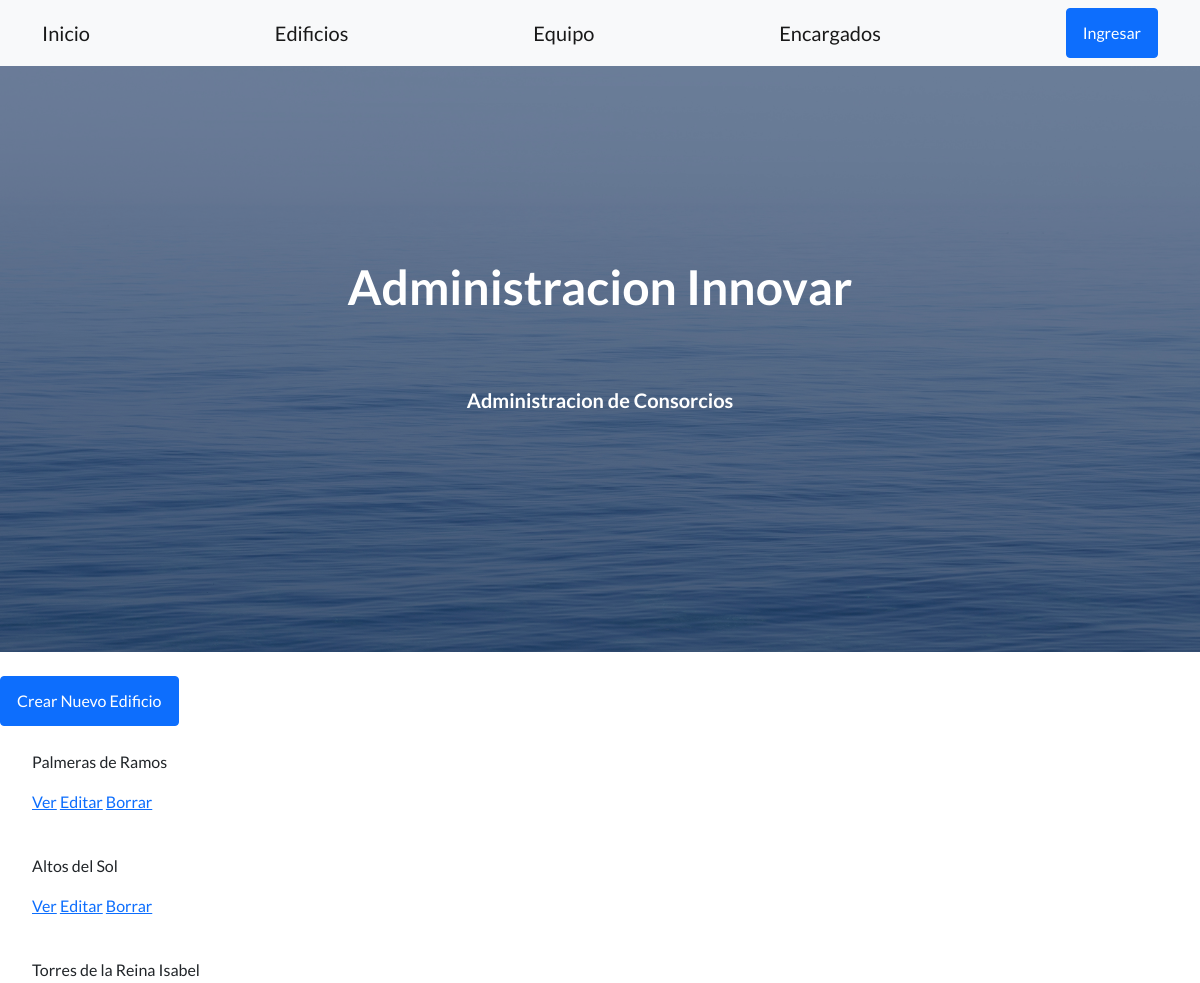
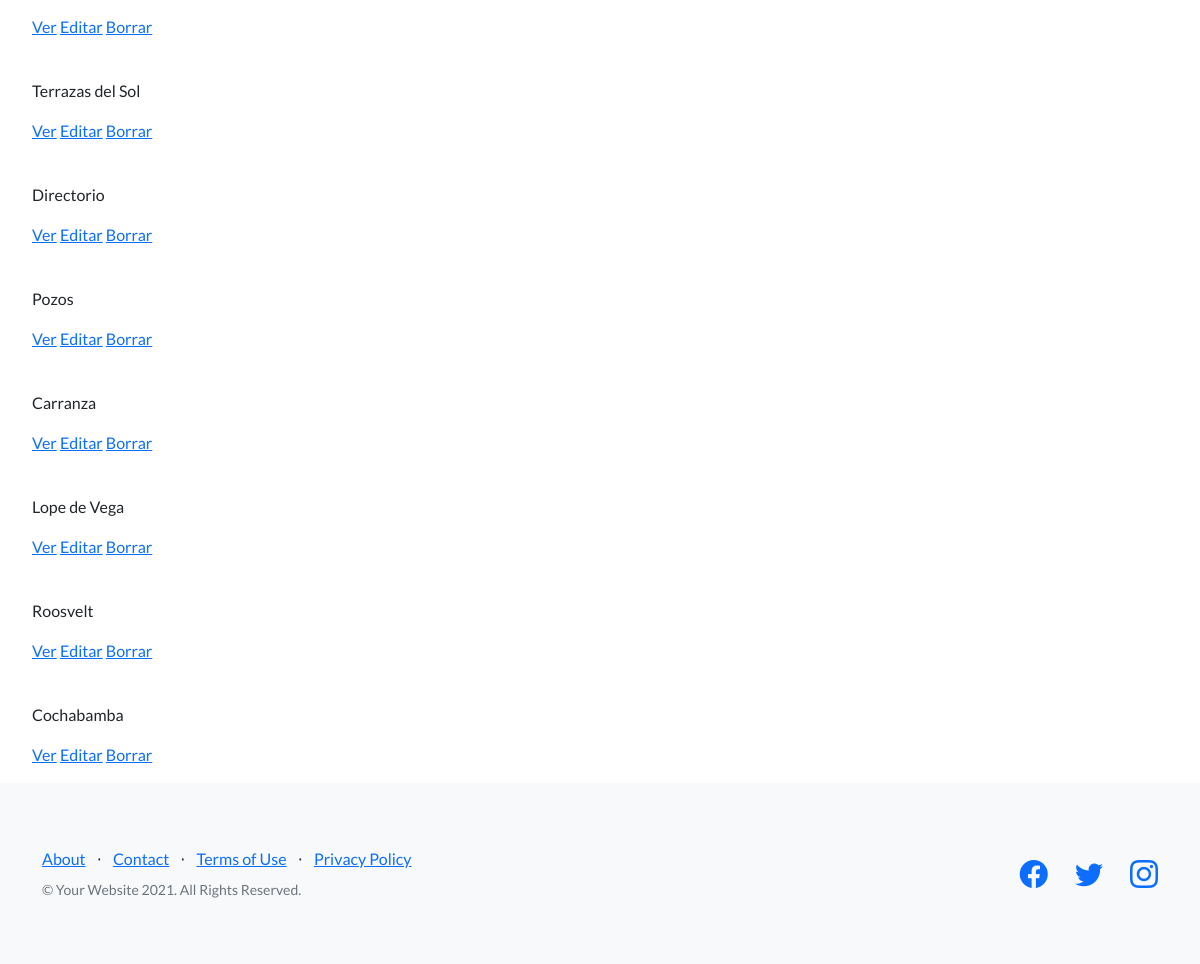
Screenshot of /AppCoder/edificio/list/ with the database file from the repository (2 pictures, top to bottom).
### AppCoder/models.py (models this page shows)
class Edificio(models.Model):
    nombre_fantasia = models.CharField(max_length=40)
    direccion = models.CharField(max_length=40)
    numero = models.IntegerField()
    mail_contacto = models.CharField(max_length=50)

### AppCoder/views.py (the view)
# urls.py: path("edificio/list/", views.EdificioList.as_view(), name='List'),
class EdificioList(ListView):
    model = Edificio
    template = 'AppCoder/edificio_list.html'

### AppCoder/templates/AppCoder/edificio_list.html
{% extends "AppCoder/padre.html" %}
{% load static %}
{% block contenidoQueCambia %}
        <br>
      <a class="btn btn-primary" href="{% url 'New' %}">Crear Nuevo Edificio</a>
        <ul>
            {% for edificio in object_list %}
                <br>
                <p>{{edificio.nombre_fantasia}}</p>
                <p>
                    <a href="{% url 'Detail' edificio.id %}">Ver</a>
                    <a href="{% url 'Edit' edificio.id %}">Editar</a>
                    <a href="{% url 'Delete' edificio.id %}">Borrar</a>
                </p>
            {% endfor %}
        </ul>
{% endblock %}

### rows the page displays
Edificio: nombre_fantasia "Palmeras de Ramos"
Edificio: nombre_fantasia "Altos del Sol"
Edificio: nombre_fantasia "Torres de la Reina Isabel"
Edificio: nombre_fantasia "Terrazas del Sol"
Edificio: nombre_fantasia "Directorio"
Edificio: nombre_fantasia "Pozos"
Edificio: nombre_fantasia "Carranza"
Edificio: nombre_fantasia "Lope de Vega"
Edificio: nombre_fantasia "Roosvelt"
Edificio: nombre_fantasia "Cochabamba"
